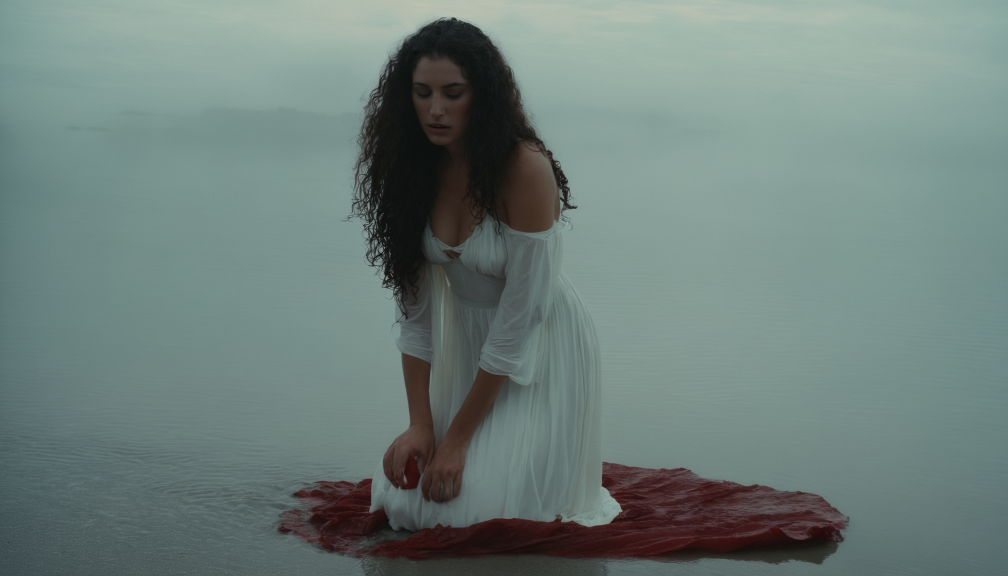
#> input picture stills/ende_ufer_1.png, 2016 x 1152 px (shown at 1/2 size); its folder holds only this picture in this run
$ python sheet.py out.png
#> lines starting #> are read from the running program, lines starting #| are printed output that depends on the picture
# Kontaktabzug: alle (oder ausgewählte) Standbilder beschriftet auf einem Bogen.
#   python sheet.py <out.png> [id ...]
import os, sys
from PIL import Image, ImageDraw

here = os.path.dirname(os.path.abspath(__file__))
stills = os.path.join(here, '..', 'stills')
out = sys.argv[1]
ids = sys.argv[2:] or sorted(f[:-4] for f in os.listdir(stills) if f.endswith('.png'))

tw, th, cols = 480, 275, 3
rows = (len(ids) + cols - 1) // cols
sheet = Image.new('RGB', (tw * cols, (th + 22) * rows), (20, 20, 20))
#> sheet: PIL image 1440x297 RGB; every value is 20
d = ImageDraw.Draw(sheet)
for i, id_ in enumerate(ids):
    p = os.path.join(stills, id_ + '.png')
    if not os.path.exists(p):
        continue
    im = Image.open(p).convert('RGB').resize((tw, th))
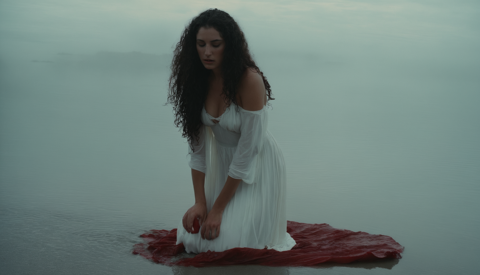
#> im: PIL image 480x275 RGB; mean R, G, B 110.1, 127.5, 122.8
    x, y = (i % cols) * tw, (i // cols) * (th + 22)
    sheet.paste(im, (x, y + 22))
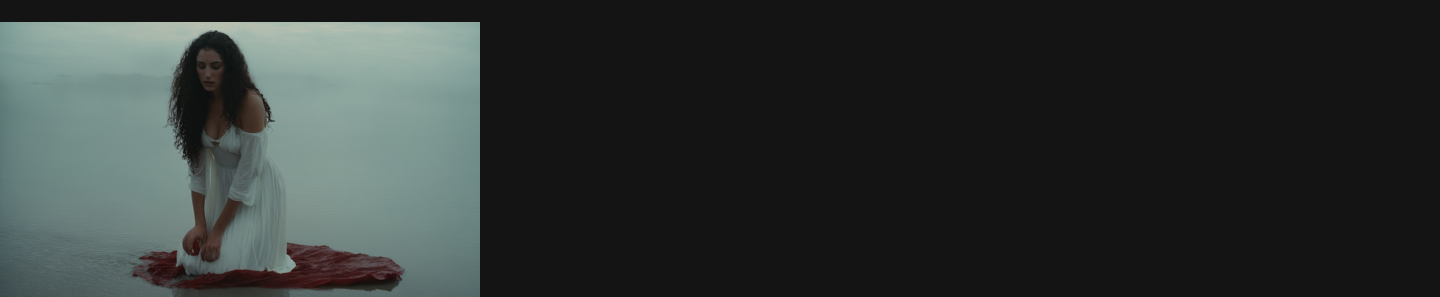
#> sheet: PIL image 1440x297 RGB; mean R, G, B 47.8, 53.2, 51.7
    d.text((x + 6, y + 5), id_, fill=(240, 220, 150))
sheet.save(out)
print(len(ids), 'Bilder')

$ run again, on stills/traum_greifen.png
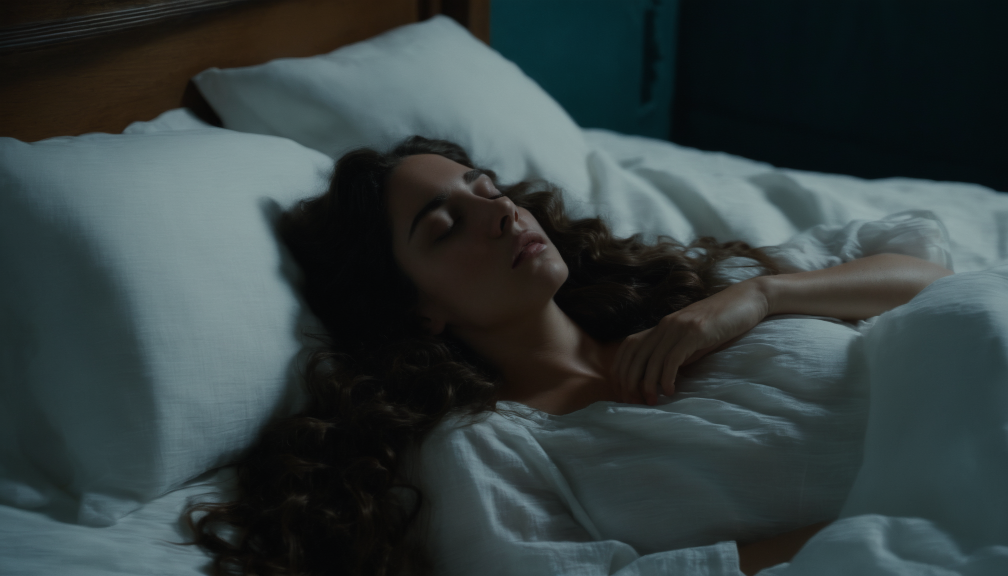
#> input picture stills/traum_greifen.png, 2016 x 1152 px (shown at 1/2 size)
#> `im = Image.open(p).convert('RGB').resize((tw, th))`:
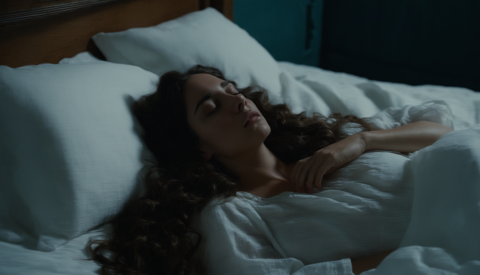
#> im: PIL image 480x275 RGB; mean R, G, B 51.3, 62.3, 63.1
#> `sheet.paste(im, (x, y + 22))`:
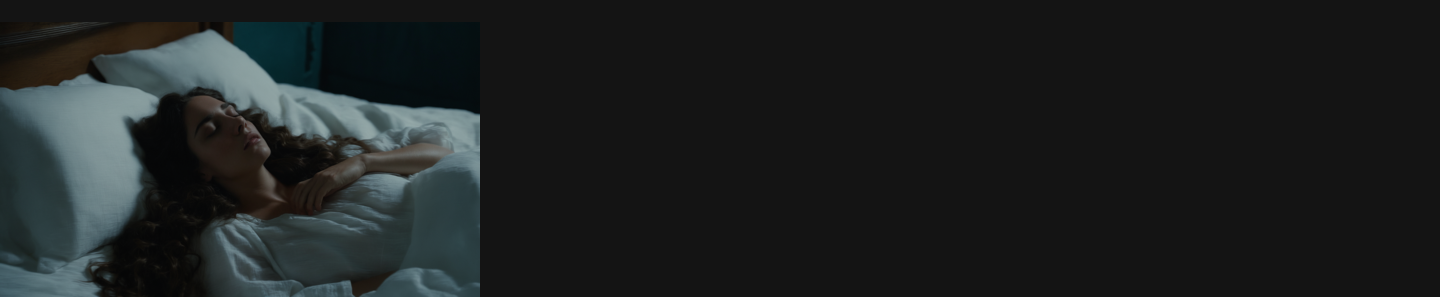
#> sheet: PIL image 1440x297 RGB; mean R, G, B 29.7, 33, 33.3
